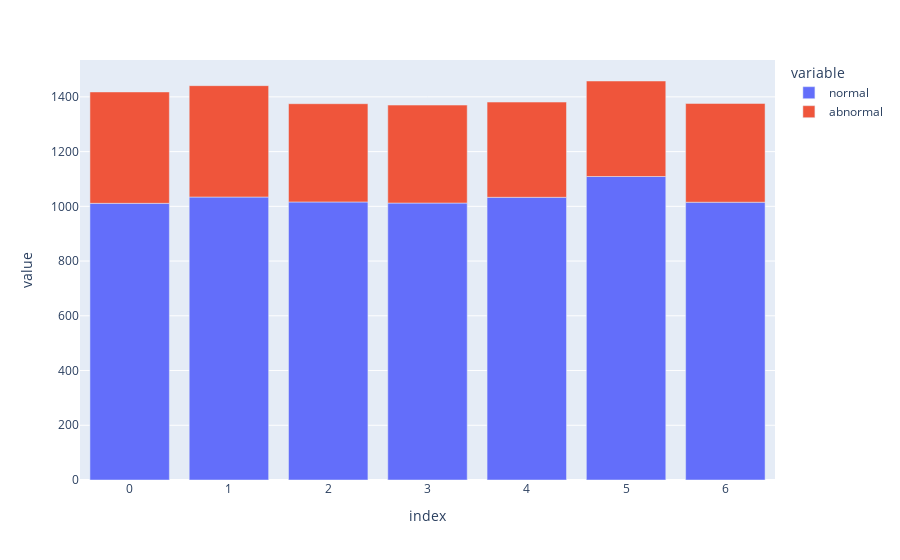

Notebook cell for this chart:
### Code cell
fig_3 = px.bar(fan_df)
fig_3.show()

### Figure 1 — Plotly figure (JSON) as saved in the notebook; plotly's stock layout.template omitted (floating-point values rounded to 4 significant figures)
{"data": [{"alignmentgroup": "True", "hovertemplate": "variable=normal<br>index=%{x}<br>value=%{y}<extra></extra>", "legendgroup": "normal", "marker": {"color": "#636efa", "pattern": {"shape": ""}}, "name": "normal", "offsetgroup": "normal", "orientation": "v", "showlegend": true, "textposition": "auto", "type": "bar", "x": [0, 1, 2, 3, 4, 5, 6], "xaxis": "x", "y": [1011, 1034, 1016, 1012, 1033, 1109, 1015], "yaxis": "y"}, {"alignmentgroup": "True", "hovertemplate": "variable=abnormal<br>index=%{x}<br>value=%{y}<extra></extra>", "legendgroup": "abnormal", "marker": {"color": "#EF553B", "pattern": {"shape": ""}}, "name": "abnormal", "offsetgroup": "abnormal", "orientation": "v", "showlegend": true, "textposition": "auto", "type": "bar", "x": [0, 1, 2, 3, 4, 5, 6], "xaxis": "x", "y": [407, 407, 359, 358, 348, 349, 361], "yaxis": "y"}], "layout": {"barmode": "relative", "legend": {"title": {"text": "variable"}, "tracegroupgap": 0}, "margin": {"t": 60}, "xaxis": {"anchor": "y", "domain": [0, 1], "title": {"text": "index"}}, "yaxis": {"anchor": "x", "domain": [0, 1], "title": {"text": "value"}}}}
